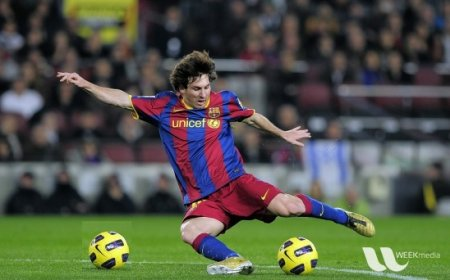
#> input picture data/source/roi.jpg, 450 x 280 px
$ python otsuThresholding.py   (Python 2 division)
#> lines starting #> are read from the running program, lines starting #| are printed output that depends on the picture; after the words box and inside, x2 and y2 are one past the last pixel; in counts of white or black regions, pixels touching at a corner belong together
### python/util.py
import cv2

def show(img):
    cv2.imshow('show image', img)
    cv2.waitKey(0)
    cv2.destroyAllWindows()

# [17 lines left out: function showVideo, not called in this run]

### python/otsuThresholding.py
import cv2
import numpy as np
from matplotlib import pyplot as plt
from util import *

img = cv2.imread('../data/source/roi.jpg',0) # MUST be gray
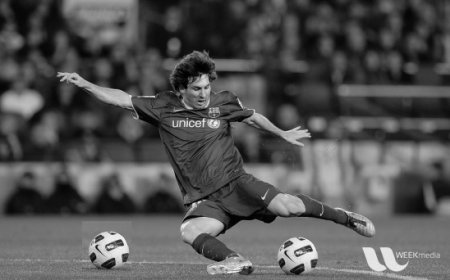
#> img: shape (280, 450); min 0, max 252, mean 83.2
print img
#> (printed output is left out)
show(img)

img = cv2.medianBlur(img,5)
show(img)

# global thresholding
ret1,th1 = cv2.threshold(img,127,255,cv2.THRESH_BINARY)
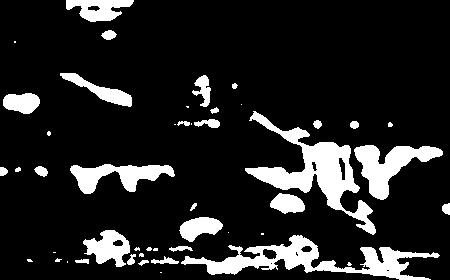
#> th1: shape (280, 450); 14.1% white; 47 white regions (18 under 20 px), largest, box (x1, y1, x2, y2) and area: (245, 111, 376, 235) 4233, (181, 235, 440, 280) 3816, (354, 145, 443, 200) 2077

# Otsu's thresholding
ret2,th2 = cv2.threshold(img,0,255,cv2.THRESH_BINARY+cv2.THRESH_OTSU)
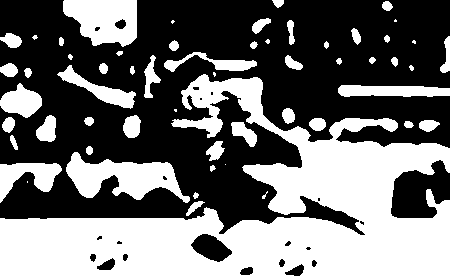
#> th2: shape (280, 450); 44.3% white; 57 white regions (10 under 20 px), largest, box (x1, y1, x2, y2) and area: (0, 74, 450, 280) 40397, (66, 152, 190, 203) 3183, (63, 0, 137, 47) 2611
#> ret2 = 87

# Otsu's thresholding after Gaussian filtering
blur = cv2.GaussianBlur(img,(5,5),0)
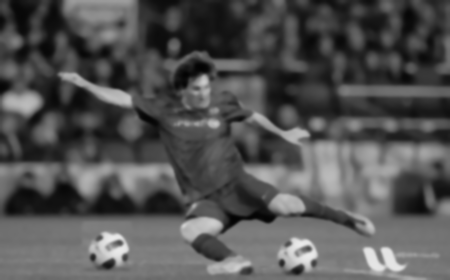
#> blur: shape (280, 450); min 2, max 234, mean 83.1
ret3,th3 = cv2.threshold(blur,0,255,cv2.THRESH_BINARY+cv2.THRESH_OTSU)
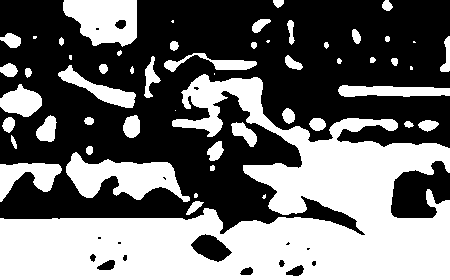
#> th3: shape (280, 450); 44.1% white; 54 white regions (10 under 20 px), largest, box (x1, y1, x2, y2) and area: (0, 74, 450, 280) 40614, (66, 152, 190, 202) 3192, (63, 0, 137, 47) 2611
#> ret3 = 87

# plot all the images and their histograms
images = [img, 0, th1,
          img, 0, th2,
          blur, 0, th3]
titles = ['Original Noisy Image','Histogram','Global Thresholding (v=127)',
          'Original Noisy Image','Histogram',"Otsu's Thresholding",
          'Gaussian filtered Image','Histogram',"Otsu's Thresholding"]

for i in xrange(3):
    plt.subplot(3,3,i*3+1),plt.imshow(images[i*3],'gray')
    plt.title(titles[i*3]), plt.xticks([]), plt.yticks([])
    plt.subplot(3,3,i*3+2),plt.hist(images[i*3].ravel(),256)
    plt.title(titles[i*3+1]), plt.xticks([]), plt.yticks([])
    plt.subplot(3,3,i*3+3),plt.imshow(images[i*3+2],'gray')
    plt.title(titles[i*3+2]), plt.xticks([]), plt.yticks([])
plt.show()
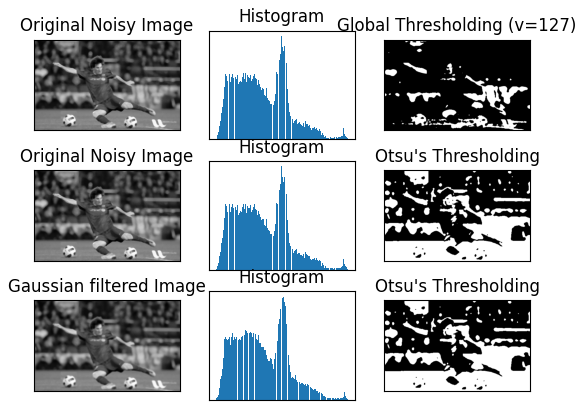
#> figure drawn by matplotlib, 9 panels
